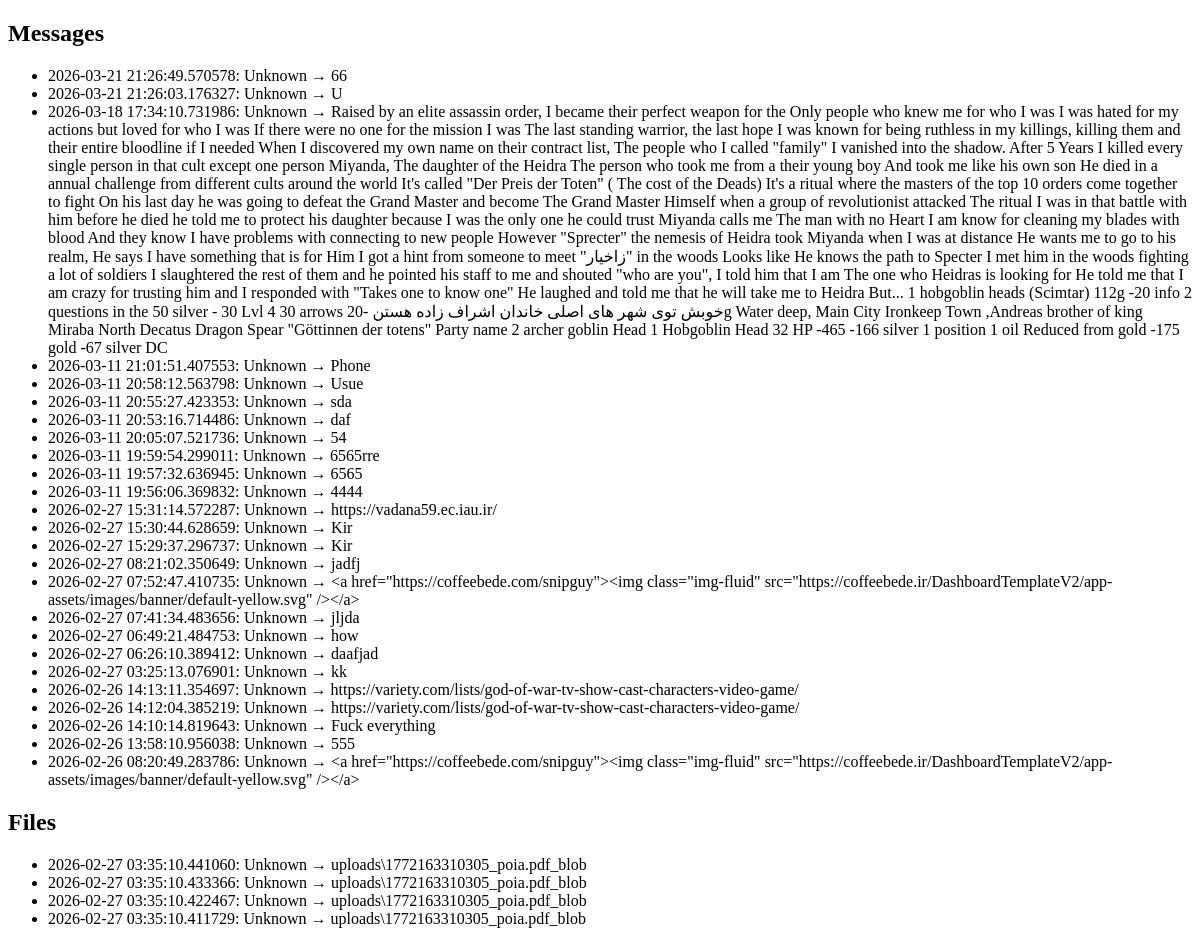
Before: /history with the older database file.
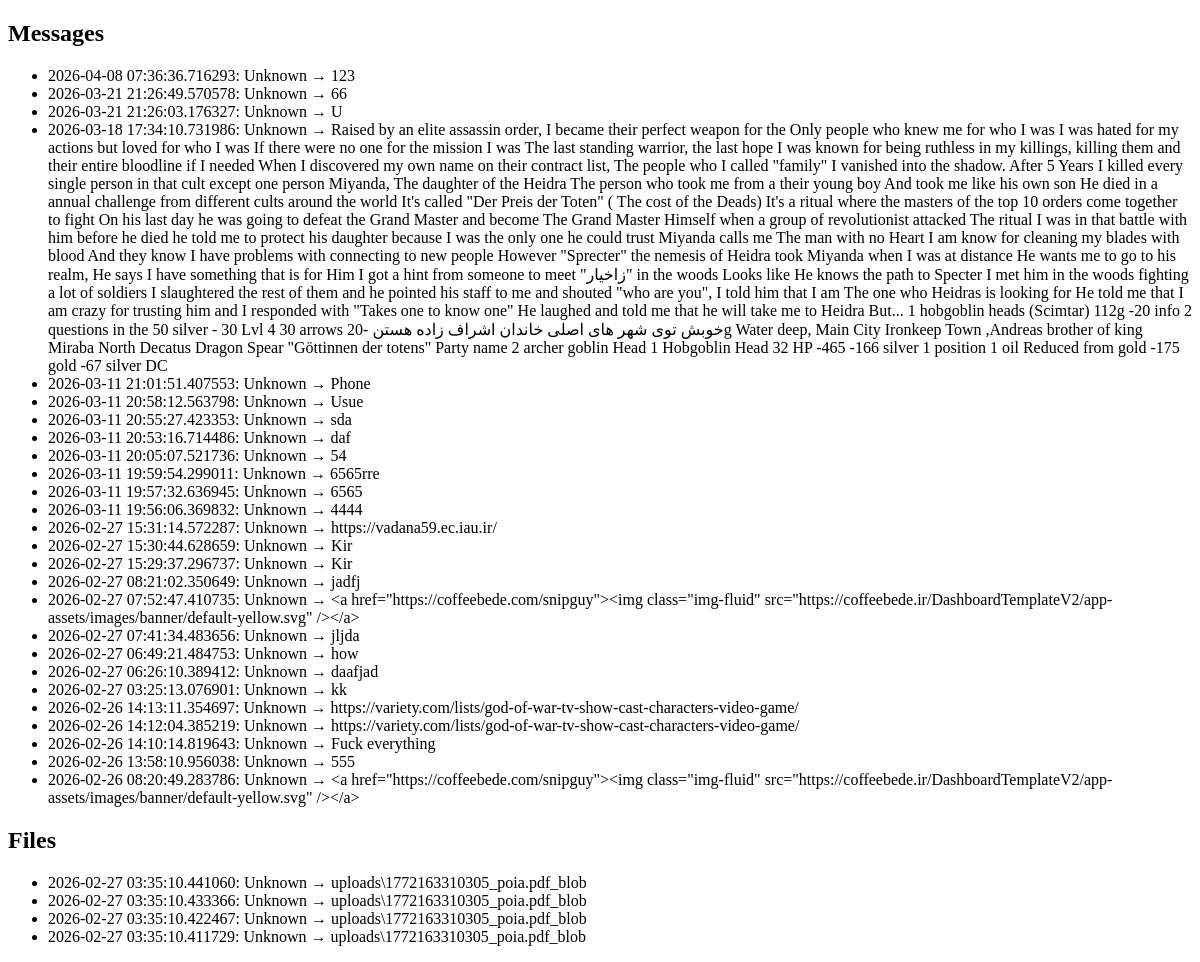
After: the same page with the newer database file.
### main.py (models this page shows)
class Message(db.Model):
    id = db.Column(db.Integer, primary_key=True)
    content = db.Column(db.String, nullable=False)
    sender = db.Column(db.String, nullable=False)
    timestamp = db.Column(db.DateTime, default=datetime.datetime.utcnow)

class UploadHistory(db.Model):
    id = db.Column(db.Integer, primary_key=True)
    filename = db.Column(db.String, nullable=False)
    sender = db.Column(db.String, nullable=False)
    timestamp = db.Column(db.DateTime, default=datetime.datetime.utcnow)

### main.py (the view)
@app.route("/history")
def show_history():
    messages = Message.query.order_by(Message.timestamp.desc()).all()
    uploads = UploadHistory.query.order_by(UploadHistory.timestamp.desc()).all()
    return render_template("history.html", messages=messages, uploads=uploads)

### main.py (called while the page is built)
@app.before_request
def capture_user_agent():
    ua = request.headers.get("User-Agent")
    print("Connected device UA:", ua)
    device = session.get("device_name", "Unknown Device")

### templates/history.html
<!DOCTYPE html>
<html>
<head><title>History</title></head>
<body>
<h2>Messages</h2>
<ul>
  {% for msg in messages %}
    <li>{{msg.timestamp}}: {{ msg.sender }} → {{ msg.content }}</li>
  {% endfor %}
</ul>
<h2>Files</h2>
<ul>
  {% for up in uploads %}
    <li>{{up.timestamp}}: {{ up.sender }} → {{ up.filename }}</li>
  {% endfor %}
</ul>
</body>
</html>

Changed rows visible on the page:
added Message: timestamp "2026-04-08 07:36:36.716293", sender "Unknown", content "123"
